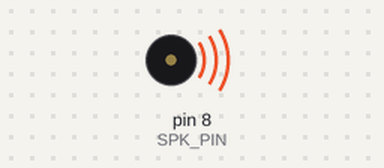
Bench run of a sketch on a simulated Arduino Uno, built with avr-gcc and run on an emulated ATmega328P. On the bench: buzzer (waves = sounding). What the sketch prints to the serial monitor is not drawn.

Above: at 1.8 s.
Timing chart, 0 to 4.9 s (numbered marks = the images above):
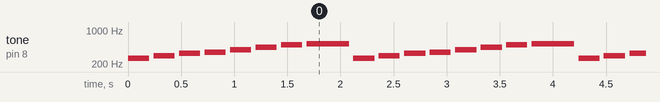

The sketch:

exp-34-tones-and-music.ino
```cpp
// Tones and Music — play a short jingle through a piezo on pin 8.
// Eight-note C major scale + a held final note.

const int SPK_PIN = 8;

const int notes[]     = { 262, 294, 330, 349, 392, 440, 494, 523 };
const int durations[] = { 200, 200, 200, 200, 200, 200, 200, 400 };
const int N_NOTES = sizeof(notes) / sizeof(notes[0]);

int idx = 0;
unsigned long noteStarted = 0;
bool resting = false;

void setup() {
  Serial.begin(9600);
  pinMode(SPK_PIN, OUTPUT);
  Serial.println("Melody: starting C-major scale");
  tone(SPK_PIN, notes[0]);
  Serial.print("note 1/");
  Serial.print(N_NOTES);
  Serial.print(" f=");
  Serial.println(notes[0]);
  noteStarted = millis();
}

void loop() {
  unsigned long now = millis();
  if (!resting) {
    if (now - noteStarted >= (unsigned long)durations[idx]) {
      noTone(SPK_PIN);
      resting = true;
      noteStarted = now;
    }
  } else {
    if (now - noteStarted >= 40) {
      idx++;
      if (idx >= N_NOTES) {
        idx = 0;
        Serial.println("Melody: looping");
      }
      tone(SPK_PIN, notes[idx]);
      Serial.print("note ");
      Serial.print(idx + 1);
      Serial.print("/");
      Serial.print(N_NOTES);
      Serial.print(" f=");
      Serial.println(notes[idx]);
      noteStarted = now;
      resting = false;
    }
  }
}
```

Measured:
- by itself, tone on pin 8 (SPK_PIN): repeats every 2.1 s: silent 0.04 s, 294 Hz 0.20 s, silent 0.04 s, 330 Hz 0.20 s, silent 0.04 s, 349 Hz 0.20 s, silent 0.04 s, 392 Hz 0.20 s, silent 0.04 s, 440 Hz 0.20 s, silent 0.04 s, 494 Hz 0.20 s, silent 0.04 s, 523 Hz 0.40 s, silent 0.04 s, 262 Hz 0.20 s
